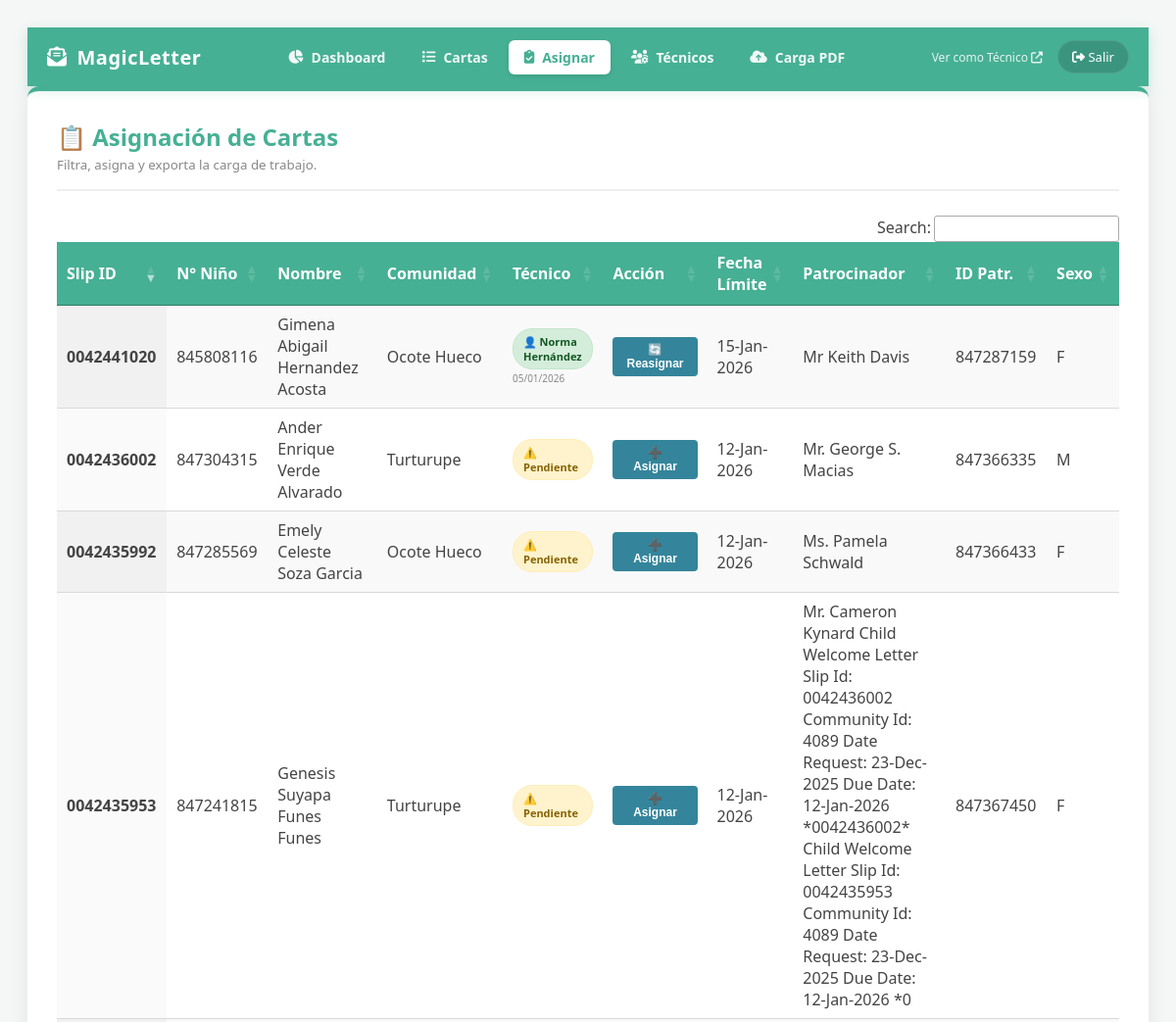
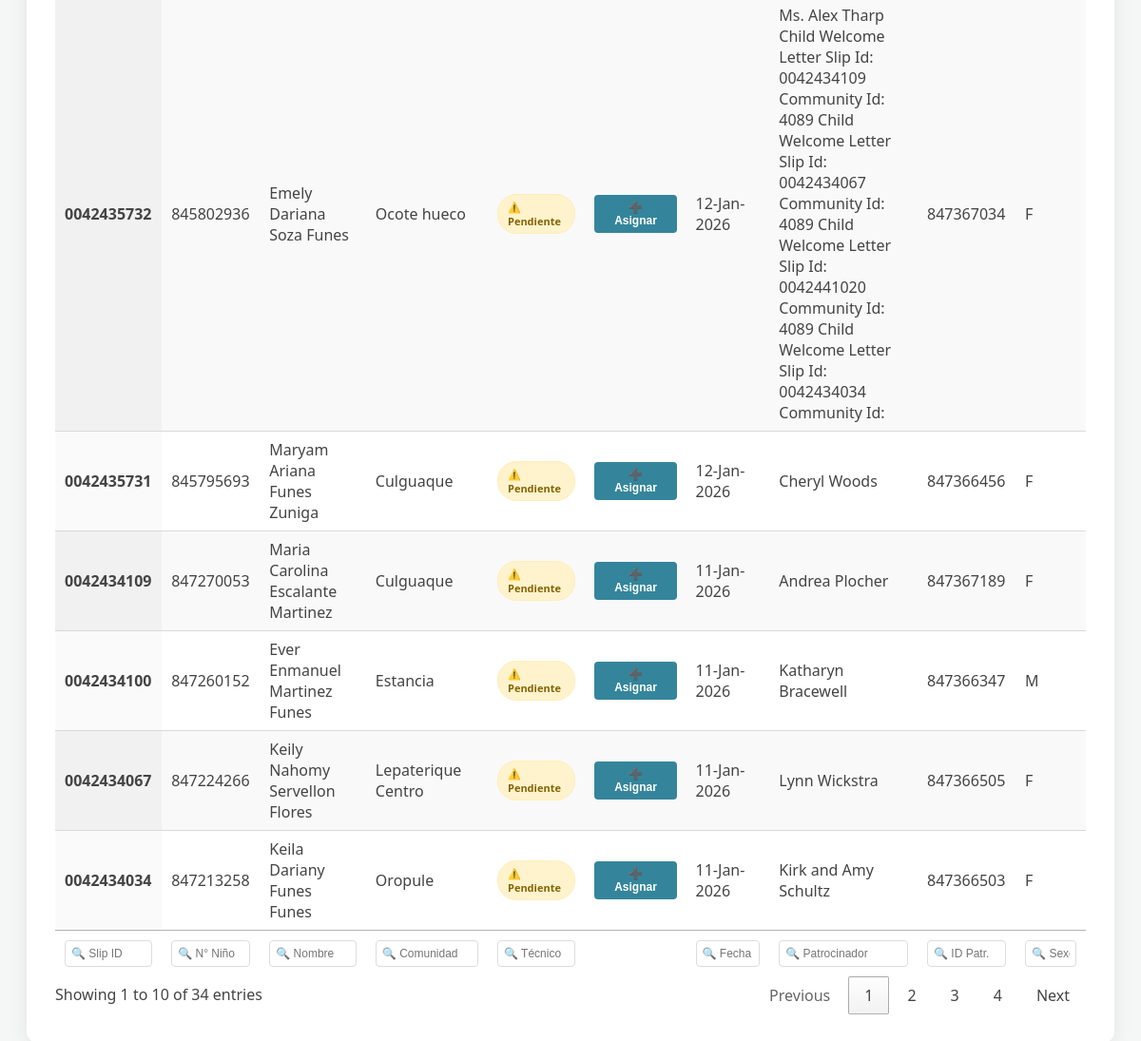
Page /admin/asignaciones.php (signed in) on the committed database (2 pictures, top to bottom).
### tables this page shows
CREATE TABLE `letters` (
  `id` int NOT NULL AUTO_INCREMENT,
  `local_id` varchar(50) DEFAULT NULL,
  `slip_id` varchar(50) DEFAULT NULL,
  `community_id` varchar(50) DEFAULT NULL,
  `child_code` varchar(50) NOT NULL,
  `child_nbr` varchar(100) DEFAULT NULL,
  `child_name` varchar(255) DEFAULT NULL,
  `birthdate` varchar(20) DEFAULT NULL,
  `sex` char(1) DEFAULT NULL,
  `village` varchar(255) DEFAULT NULL,
  `contact_id` varchar(300) DEFAULT NULL,
  `ia_id` varchar(300) DEFAULT NULL,
  `contact_name` varchar(255) DEFAULT NULL,
  `status` varchar(20) NOT NULL DEFAULT 'ASSIGNED',
  `tech_id` int DEFAULT NULL,
  `assigned_at` timestamp NULL DEFAULT NULL,
  `assigned_to_user_id` int DEFAULT NULL,
  `text_feelings` text,
  `created_at` datetime NOT NULL,
  `due_date` varchar(20) DEFAULT NULL,
  `updated_at` datetime DEFAULT NULL,
  `final_message` text,
  `return_reason` text,
  PRIMARY KEY (`id`),
  UNIQUE KEY `local_id` (`local_id`),
  KEY `assigned_to_user_id` (`assigned_to_user_id`),
  CONSTRAINT `letters_ibfk_1` FOREIGN KEY (`assigned_to_user_id`) REFERENCES `usuarios` (`id`) ON DELETE SET NULL
);

CREATE TABLE `technicians` (
  `id` int NOT NULL AUTO_INCREMENT,
  `full_name` varchar(100) NOT NULL,
  `phone` varchar(20) DEFAULT NULL,
  `community_assigned` varchar(100) DEFAULT NULL,
  `status` enum('ACTIVO','INACTIVO') DEFAULT 'ACTIVO',
  `created_at` timestamp NULL DEFAULT CURRENT_TIMESTAMP,
  PRIMARY KEY (`id`)
);

### admin/asignaciones.php (the view, shortened to what this page needs)
<?php
require '../db_config.php';
$sql = "SELECT l.*, t.full_name as tech_name
        FROM letters l
        LEFT JOIN technicians t ON l.tech_id = t.id
        WHERE l.status != 'COMPLETADO'
        ORDER BY l.id DESC";
$stmt = $pdo->query($sql);
$cartas = $stmt->fetchAll(PDO::FETCH_ASSOC);
?>
<!DOCTYPE html>
<html lang="es">
<head>
    <link rel="stylesheet" href="https://cdn.datatables.net/1.13.6/css/jquery.dataTables.min.css">
    <link rel="stylesheet" href="https://cdn.datatables.net/buttons/2.4.1/css/buttons.dataTables.min.css">
</head>
<body>
<?php include 'navbar.php'; ?>
<div class="card">
    <div class="header-area">
        <div>
            <h1>📋 Asignación de Cartas</h1>
            <small style="color:#888;">Filtra, asigna y exporta la carga de trabajo.</small>
        </div>
    </div>
    <table id="tablaAsignacion" class="display" style="width:100%">
        <thead>
            <tr>
                <th>Slip ID</th>
                <th>N° Niño</th>
                <th>Nombre</th>
                <th>Comunidad</th>
                <th>Técnico</th>
                <th>Acción</th>
                <th>Fecha Límite</th>
                <th>Patrocinador</th>
                <th>ID Patr.</th>
                <th>Sexo</th>
            </tr>
        </thead>
        <tbody>
            <?php foreach($cartas as $c): ?>
            <tr>
                <td><strong><?= htmlspecialchars($c['slip_id']) ?></strong></td>
                <td><?= htmlspecialchars($c['child_code']) ?></td>
                <td><?= htmlspecialchars($c['child_name']) ?></td>
                <td><?= htmlspecialchars($c['village']) ?></td>
                <td>
                    <?php if($c['tech_name']): ?>
                        <span class="badge-tech badge-assigned">👤 <?= htmlspecialchars($c['tech_name']) ?></span>
                        <div style="font-size:10px; color:#888; margin-top:2px;">
                            <?= !empty($c['assigned_at']) ? date('d/m/Y', strtotime($c['assigned_at'])) : '' ?>
                        </div>
                    <?php else: ?>
                        <span class="badge-tech badge-unassigned">⚠️ Pendiente</span>
                    <?php endif; ?>
                </td>
                <td>
                    <button onclick="abrirModal(<?= $c['id'] ?>)" class="btn-assign">
                        <?= $c['tech_name'] ? '🔄 Reasignar' : '➕ Asignar' ?>
                    </button>
                </td>
                <td><?= htmlspecialchars($c['due_date']) ?></td>
                <td><?= htmlspecialchars($c['contact_name']) ?></td>
                <td><?= htmlspecialchars($c['contact_id']) ?></td>
                <td><?= htmlspecialchars($c['sex']) ?></td>
            </tr>
            <?php endforeach; ?>
        </tbody>
        <tfoot>
            <tr>
                <th>Slip ID</th>
                <th>N° Niño</th>
                <th>Nombre</th>
                <th>Comunidad</th>
                <th>Técnico</th>
                <th></th> <th>Fecha</th>
                <th>Patrocinador</th>
                <th>ID Patr.</th>
                <th>Sexo</th>
            </tr>
        </tfoot>
    </table>
</div>
</body>
</html>

### admin/asignaciones.php (style rules this page uses)
:root { --color-primary: #46B094; --color-support: #34859B; --color-accent: #B4D6E0; --color-bg: #f4f7f6; }
body { font-family: 'Segoe UI', sans-serif; background: var(--color-bg); padding: 20px; color: #444; }
.card { background: white; padding: 30px; border-radius: 12px; box-shadow: 0 4px 20px rgba(0,0,0,0.08); border-top: 5px solid var(--color-primary); margin: auto; max-width: 98%; }
.header-area { display: flex; justify-content: space-between; align-items: center; margin-bottom: 25px; border-bottom: 2px solid #eee; padding-bottom: 15px; }
h1 { margin: 0; color: var(--color-primary); font-size: 24px; font-weight: 800; }
table.dataTable thead th { background-color: var(--color-primary); color: white; padding: 12px; font-weight: 600; border-bottom: none; }
.badge-tech { padding: 5px 10px; border-radius: 20px; font-weight: bold; font-size: 11px; display: inline-block; }
.badge-unassigned { background: #fff3cd; color: #856404; border: 1px solid #ffeeba; }
.badge-assigned { background: #d4edda; color: #155724; border: 1px solid #c3e6cb; }
.btn-assign { background: var(--color-support); color: white; border: none; padding: 6px 14px; border-radius: 4px; cursor: pointer; font-weight: 600; font-size: 12px; transition: 0.2s; }

### admin/navbar.php (style rules this page uses)
:root { --color-identity: #46B094; --color-support: #34859B; --color-accent: #B4D6E0; }

### rows in the picture
letters: slip "0042435953", child_code "847241815", child_name "Genesis Suyapa Funes Funes", village "Turturupe", shows "⚠️ Pendiente", shows "➕ Asignar", due_date "12-Jan-2026", contact_name "Mr. Cameron Kynard Child Welcome Letter Slip Id: 0042436002 Community Id: 4089 Date Request: 23-Dec-2025 Due Date: 12-Jan-2026 *0042436002* Child Welcome Letter Slip Id: 0042435953 Community Id: 4089 Date Request: 23-Dec-2025 Due Date: 12-Jan-2026 *0", contact "847367450", sex "F"
letters: slip "0042436002", child_code "847304315", child_name "Ander Enrique Verde Alvarado", village "Turturupe", shows "⚠️ Pendiente", shows "➕ Asignar", due_date "12-Jan-2026", contact_name "Mr. George S. Macias", contact "847366335", sex "M"
letters: slip "0042435732", child_code "845802936", child_name "Emely Dariana Soza Funes", village "Ocote hueco", shows "⚠️ Pendiente", shows "➕ Asignar", due_date "12-Jan-2026", contact_name "Ms. Alex Tharp Child Welcome Letter Slip Id: 0042434109 Community Id: 4089 Child Welcome Letter Slip Id: 0042434067 Community Id: 4089 Child Welcome Letter Slip Id: 0042441020 Community Id: 4089 Child Welcome Letter Slip Id: 0042434034 Community Id:", contact "847367034", sex "F"
letters: slip "0042435992", child_code "847285569", child_name "Emely Celeste Soza Garcia", village "Ocote Hueco", shows "⚠️ Pendiente", shows "➕ Asignar", due_date "12-Jan-2026", contact_name "Ms. Pamela Schwald", contact "847366433", sex "F"
letters: slip "0042434100", child_code "847260152", child_name "Ever Enmanuel Martinez Funes", village "Estancia", shows "⚠️ Pendiente", shows "➕ Asignar", due_date "11-Jan-2026", contact_name "Katharyn Bracewell", contact "847366347", sex "M"
letters: slip "0042435731", child_code "845795693", child_name "Maryam Ariana Funes Zuniga", village "Culguaque", shows "⚠️ Pendiente", shows "➕ Asignar", due_date "12-Jan-2026", contact_name "Cheryl Woods", contact "847366456", sex "F"
letters: slip "0042434034", child_code "847213258", child_name "Keila Dariany Funes Funes", village "Oropule", shows "⚠️ Pendiente", shows "➕ Asignar", due_date "11-Jan-2026", contact_name "Kirk and Amy Schultz", contact "847366503", sex "F"
letters: slip "0042441020", child_code "845808116", child_name "Gimena Abigail Hernandez Acosta", village "Ocote Hueco", technicians.full_name "Norma Hernández", assigned_at "05/01/2026", shows "🔄 Reasignar", due_date "15-Jan-2026", contact_name "Mr Keith Davis", contact "847287159", sex "F"
letters: slip "0042434067", child_code "847224266", child_name "Keily Nahomy Servellon Flores", village "Lepaterique Centro", shows "⚠️ Pendiente", shows "➕ Asignar", due_date "11-Jan-2026", contact_name "Lynn Wickstra", contact "847366505", sex "F"
letters: slip "0042434109", child_code "847270053", child_name "Maria Carolina Escalante Martinez", village "Culguaque", shows "⚠️ Pendiente", shows "➕ Asignar", due_date "11-Jan-2026", contact_name "Andrea Plocher", contact "847367189", sex "F"
